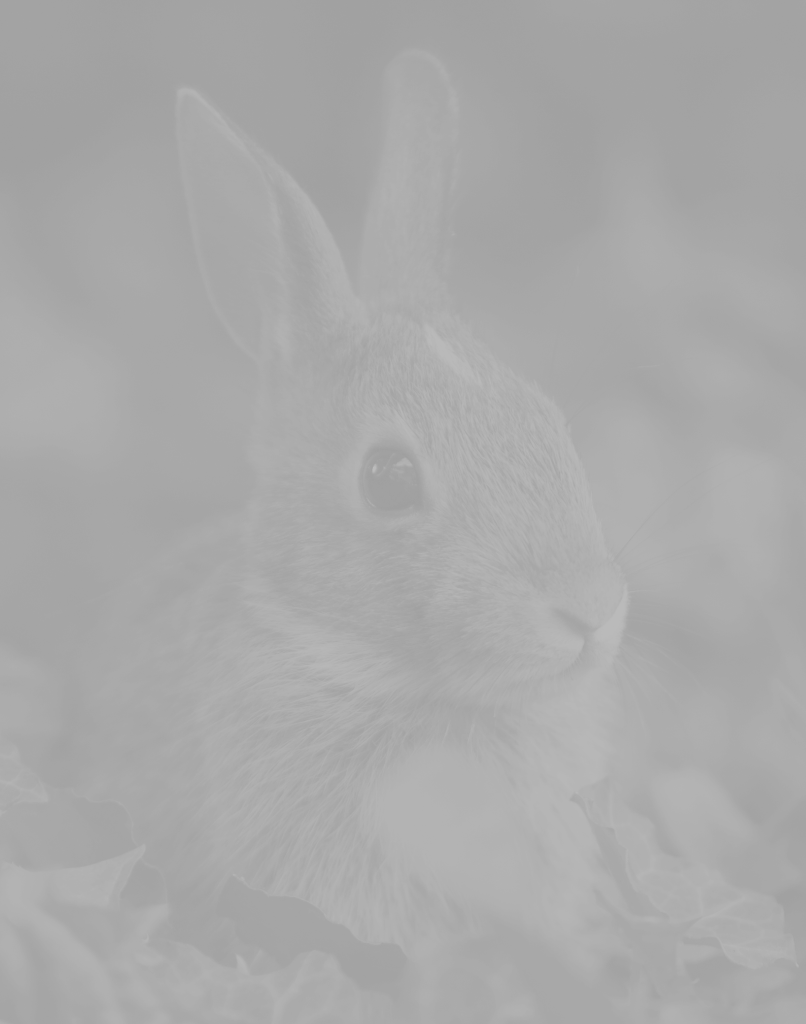
%> input picture Lab 1/ee3tp3picture2020.png, 806 x 1024 px
$ octave Question3.m   (GNU Octave 9; MATLAB toolbox functions it lacks are replaced by stand-ins)
%> lines starting %> are read from the running program, lines starting %| are printed output that depends on the picture
% John Wyeth
% 400171677
num_bins = 20;
alpha = 7;
beta = -1070;

image = imread("ee3tp3picture2020.png");
%> image is the input picture: size 1024x806x3 uint8; min 159, max 187, mean 169.4
image_of_doubles = double(image);

% Applying the constants (alpha) and (beta) to a new matrix of pixels
new_image_of_doubles = alpha .* image_of_doubles + beta;
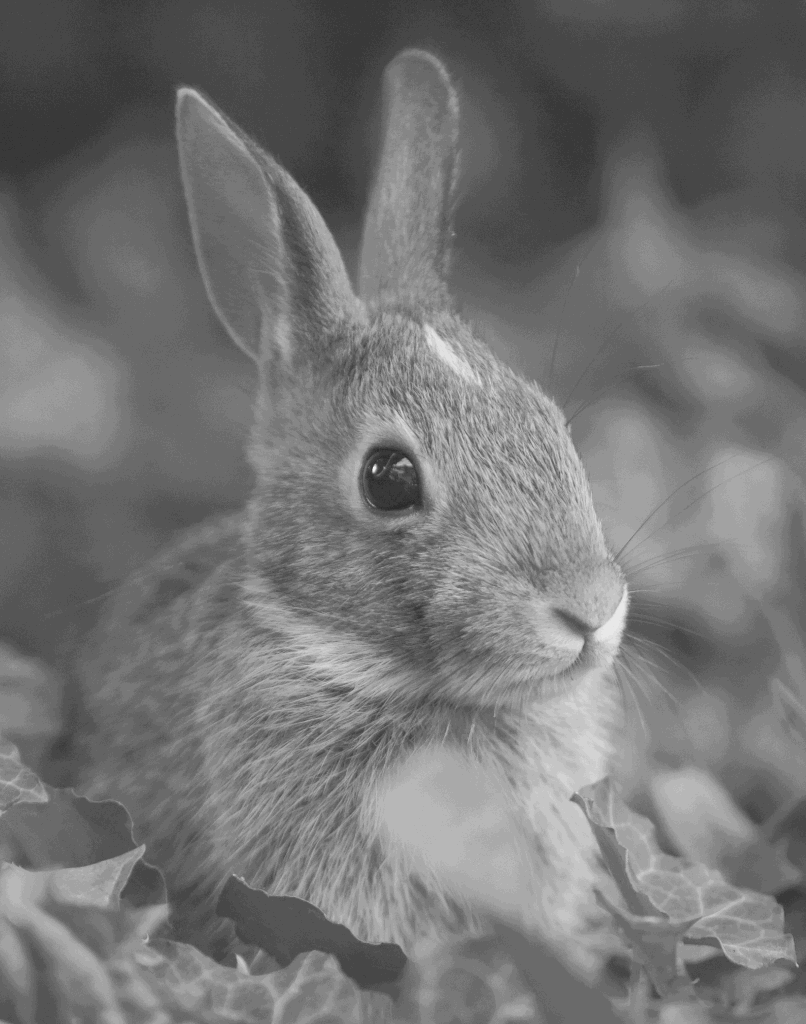
%> new_image_of_doubles: size 1024x806x3 double; min 43, max 239, mean 115.8

% Generating the histogram of byte values and their quanitity for each
[n_elements, centers] = hist(new_image_of_doubles(:), num_bins);
%> n_elements = 20 values, max 366933 at index 8, min 990 at index 20, mean 123801.6; centers = 20 values from 47.9 to 234.1
bar(centers, n_elements);
xlim([0, 255]);
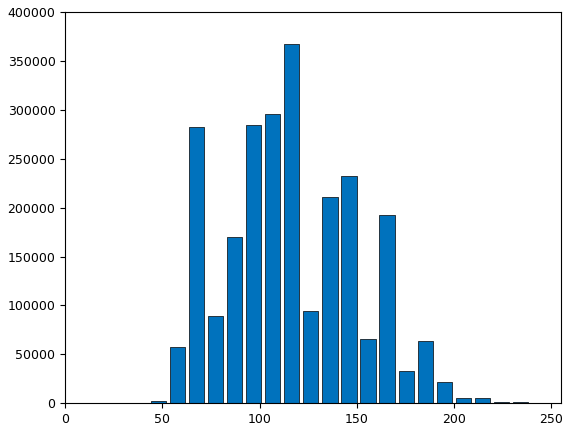
%> figure redrawn from the program's plot data; tallest bar 366933 high, from x = 112.6 to 120.4

% Saving the new image as 'saved_image.png'
image_to_save = uint8(new_image_of_doubles);
imwrite(image_to_save, "saved_image.png");
